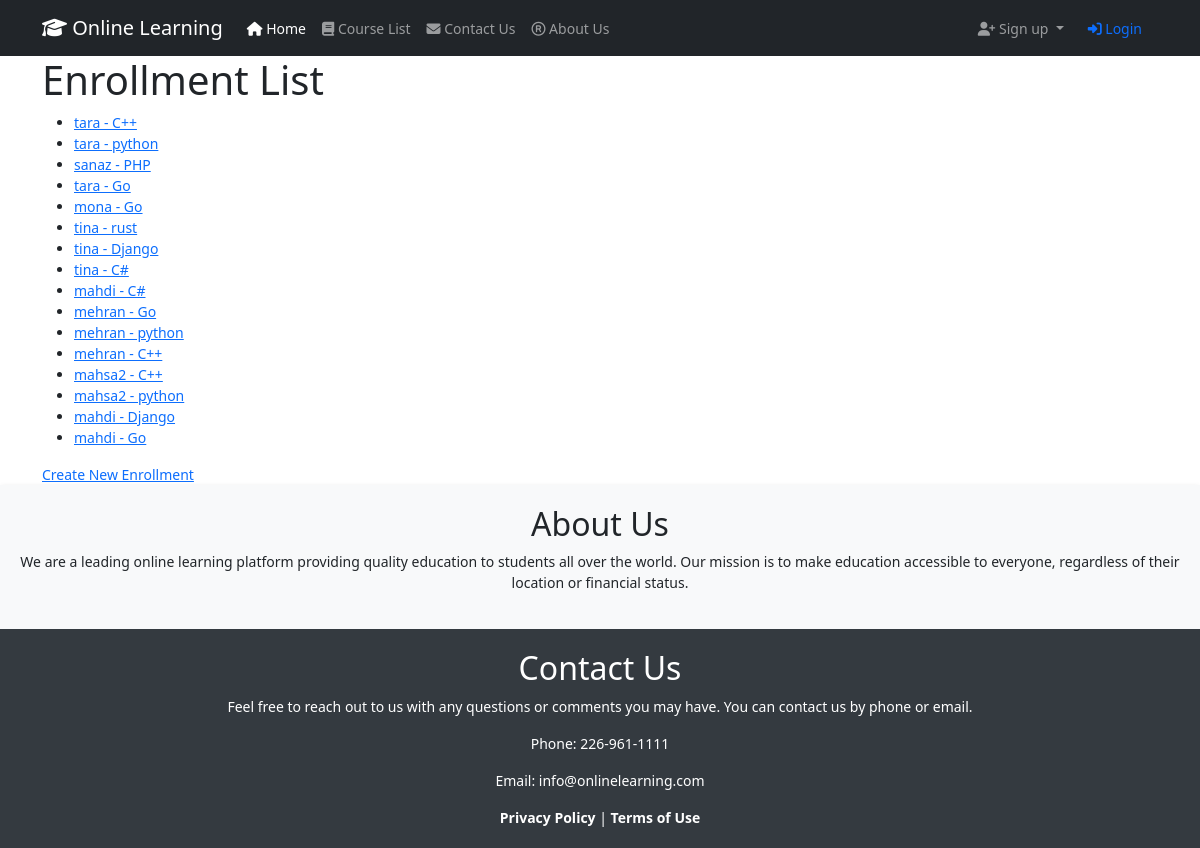
The app's page /enrollments/ with its own data.
### WhiteboardApp/models.py (models this page shows, shortened)
class Enrollment(models.Model):
    student = models.ForeignKey(Student, on_delete=models.CASCADE)
    course = models.ForeignKey(Course, on_delete=models.CASCADE)
    enrollment_date = models.DateField(auto_now_add=True)
    def __str__(self):
        return f"{self.student.user.username} - {self.course.title}"

class Student(models.Model):
    user = models.OneToOneField(User, on_delete=models.CASCADE, related_name='student')
    profile_picture = models.ImageField(upload_to='profile_pictures/', null=True, blank=True)
    bio = models.TextField(blank=True)
    date_of_birth = models.DateField(null=True, blank=True)
    address = models.CharField(max_length=255, blank=True)
    website = models.URLField(blank=True)
    phone_number = models.CharField(max_length=15, null=True, blank=True)
    courses_enrolled = models.ManyToManyField(Course, through='Enrollment')
    membership = models.ForeignKey(Membership, on_delete=models.SET_NULL, null=True, default=0)
    additional_data = models.JSONField(blank=True, null=True)
    class Meta:
        db_table = 'WhiteboardApp_student'
        verbose_name = 'student'
        verbose_name_plural = 'students'

class Course(models.Model):
    title = models.CharField(max_length=100)
    description = models.TextField()
    instructor = models.ForeignKey(Instructor, on_delete=models.CASCADE)
    start_date = models.DateField()
    end_date = models.DateField()
    is_active = models.BooleanField(default=True)
    syllabus = models.FileField(upload_to='syllabus/', null=True, blank=True)
    prerequisites = models.ManyToManyField('self', blank=True)
    avatar = models.ImageField(upload_to='avatars/', null=True, blank=True)
    additional_data = models.JSONField(blank=True, null=True)

### WhiteboardApp/views.py (the view)
# urls.py: path('enrollments/', views.enrollment_list, name='enrollment-list'),
def enrollment_list(request):
    enrollments = Enrollment.objects.all()
    return render(request, 'EnrolmentTemplates/Enrollment_list.html', {'enrollments': enrollments})

### templates/EnrolmentTemplates/Enrollment_list.html (shortened to what this page needs)
{% extends 'base.html' %}
{% block content %}
  <h1>Enrollment List</h1>
  <ul>
    {% for enrollment in enrollments %}
      <li><a href="{% url 'WhiteboardApp:enrollment-detail' enrollment.pk %}">{{ enrollment }}</a></li>
    {% endfor %}
  </ul>
  <a href="{% url 'WhiteboardApp:enrollment-create' %}">Create New Enrollment</a>
{% endblock %}

### static/css/base.css (style rules this page uses)
body { font-size: 14px; }

### records on screen
Enrollment: student+course "tara - C++"
Enrollment: student+course "tara - python"
Enrollment: student+course "sanaz - PHP"
Enrollment: student+course "tara - Go"
Enrollment: student+course "mona - Go"
Enrollment: student+course "tina - rust"
Enrollment: student+course "tina - Django"
Enrollment: student+course "tina - C#"
Enrollment: student+course "mahdi - C#"
Enrollment: student+course "mehran - Go"
Enrollment: student+course "mehran - python"
Enrollment: student+course "mehran - C++"
Enrollment: student+course "mahsa2 - C++"
Enrollment: student+course "mahsa2 - python"
Enrollment: student+course "mahdi - Django"
Enrollment: student+course "mahdi - Go"
